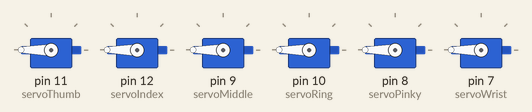
Simulated run of this sketch. Board: Arduino Uno, built with avr-gcc and run on an emulated ATmega328P. On the bench: 6 × servo.

Above: at 0.05 s.
At 2.0 s:
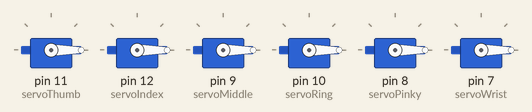
Timing chart, 0 to 4.6 s (numbered marks = the images above):
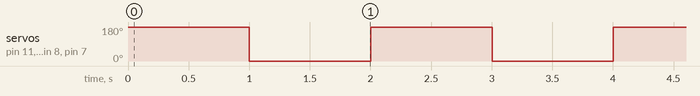

The sketch:

calibration_for_string_and_fingers.ino
```cpp
/********************************************
calibrate servo for string placement
written by: samuel nessenthaler
*********************************************/
#include <Servo.h>

Servo servoThumb;
Servo servoIndex;
Servo servoMiddle;
Servo servoRing;
Servo servoPinky;
Servo servoWrist;

void setup()
{
  Serial.begin(9600);
  //Attach servos to digital pins on Arduino
  servoThumb.attach(11);
  servoIndex.attach(12);
  servoMiddle.attach(9); //PINKY, THUMB
  servoRing.attach(10);
  servoPinky.attach(8);
  servoWrist.attach(7);
    //start motors at position = open hand
    servoThumb.write(180);
    servoIndex.write(180);
    servoMiddle.write(180);
    servoRing.write(180);
    servoPinky.write(180);
    servoWrist.write(180);
}

void loop()
{

  //Servos for finger dexterity theta 0-180
  servoThumb.write(180);
  servoIndex.write(180);
  servoMiddle.write(180);
  servoRing.write(180);
  servoPinky.write(180);
  servoWrist.write(180);
   delay(1000);
    servoThumb.write(0);
    servoIndex.write(0);
    servoMiddle.write(0);
    servoRing.write(0);
    servoPinky.write(0);
    servoWrist.write(0);
    delay(1000);
}
/** END */
```

Measured:
- by itself, servo on pin 11 (servoThumb), servo on pin 12 (servoIndex), servo on pin 9 (servoMiddle), servo on pin 10 (servoRing), servo on pin 8 (servoPinky), servo on pin 7 (servoWrist): alternates 180° for 1.0 s and 0° for 1.0 s
